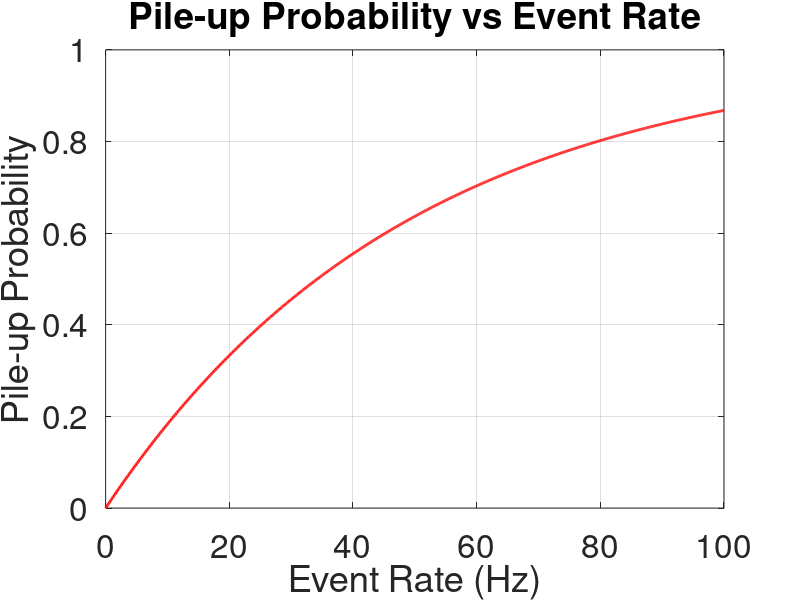

Reproduce this figure in MATLAB.
% MATLAB script to plot the pile-up probability vs event rate

% Define the rise time and fall time
rise_time = 5.7452; % in milliseconds
fall_time = 14.5; % in milliseconds

% Total signal duration
signal_duration = rise_time + fall_time; % in milliseconds

% Define the range of event rates
event_rates = linspace(0, 100, 1000); % in events per second

% Calculate the pile-up probability for each event rate
pileup_probabilities = 1 - exp(-event_rates * signal_duration * 1e-3);

% Plot the pile-up probability vs event rate
figure;
plot(event_rates, pileup_probabilities, 'r-', 'LineWidth', 2);
xlabel('Event Rate (Hz)','FontSize',35);
ylabel('Pile-up Probability','FontSize',35);
title('Pile-up Probability vs Event Rate','FontSize',45);
grid on;
set(gca, 'FontSize', 24); 
% Display the maximum pile-up probability for reference
max_pileup_prob = max(pileup_probabilities);
disp(['Maximum Pile-up Probability: ', num2str(max_pileup_prob)]);